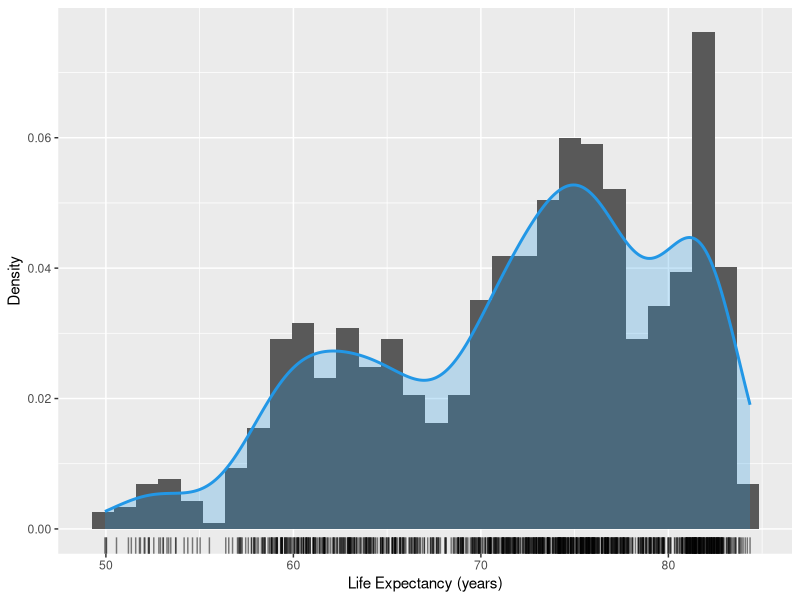
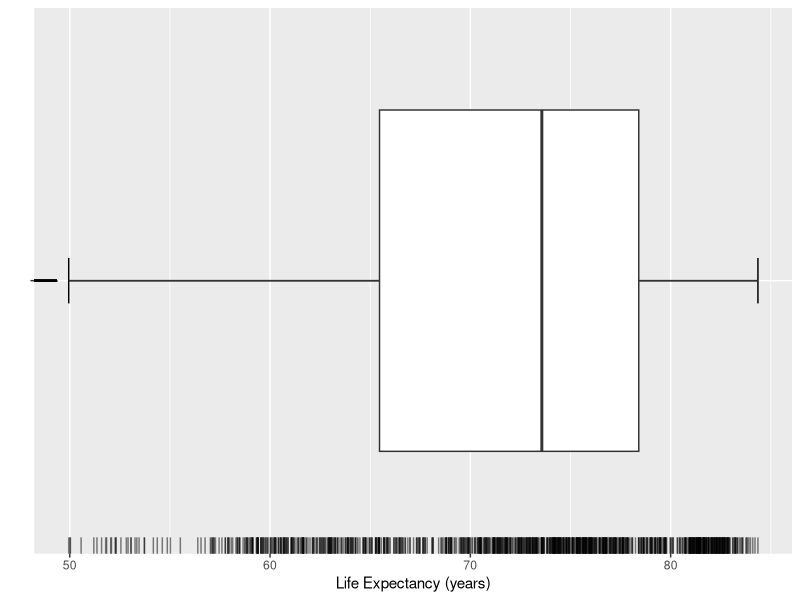
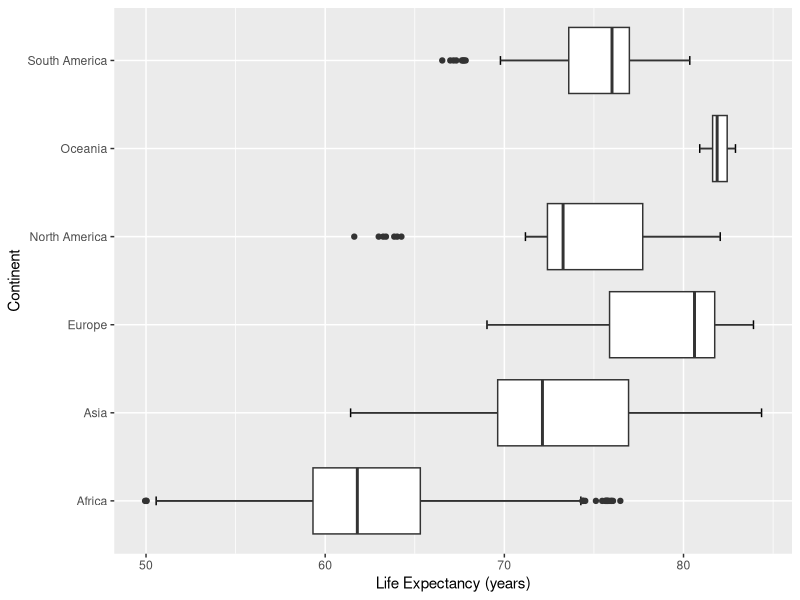
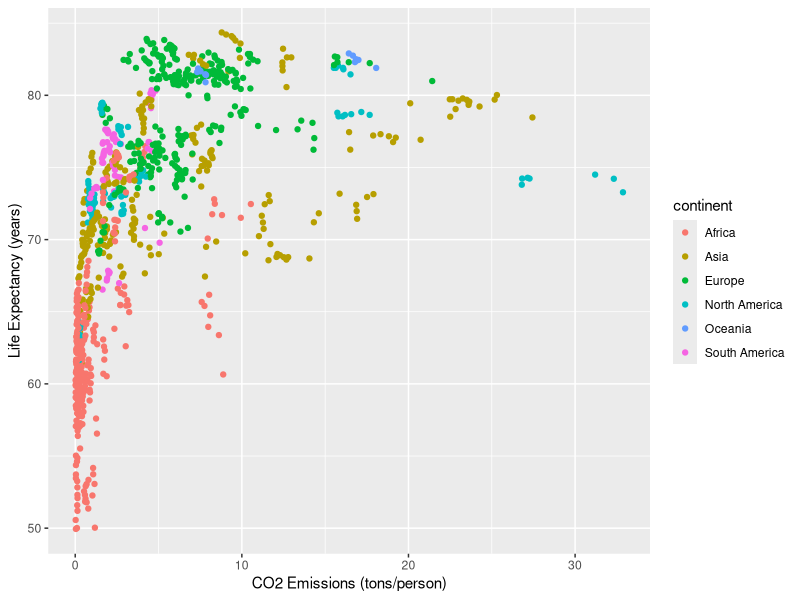
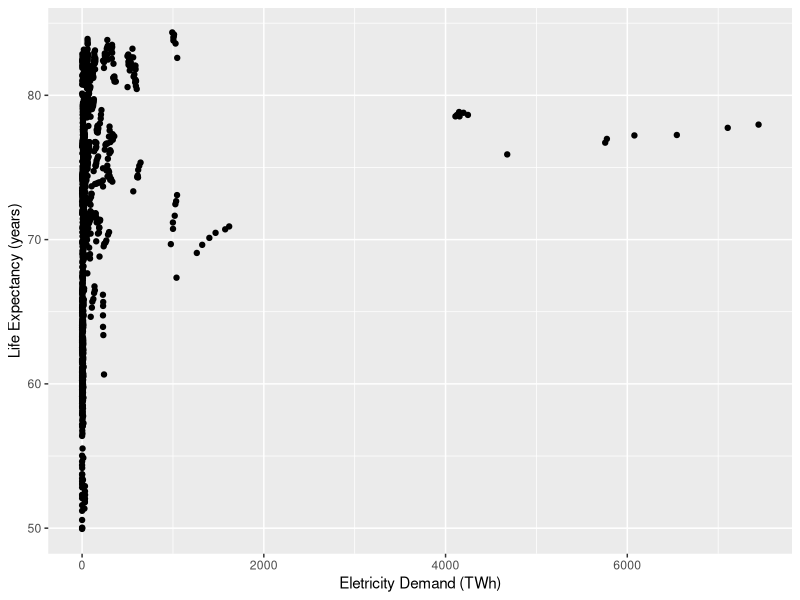
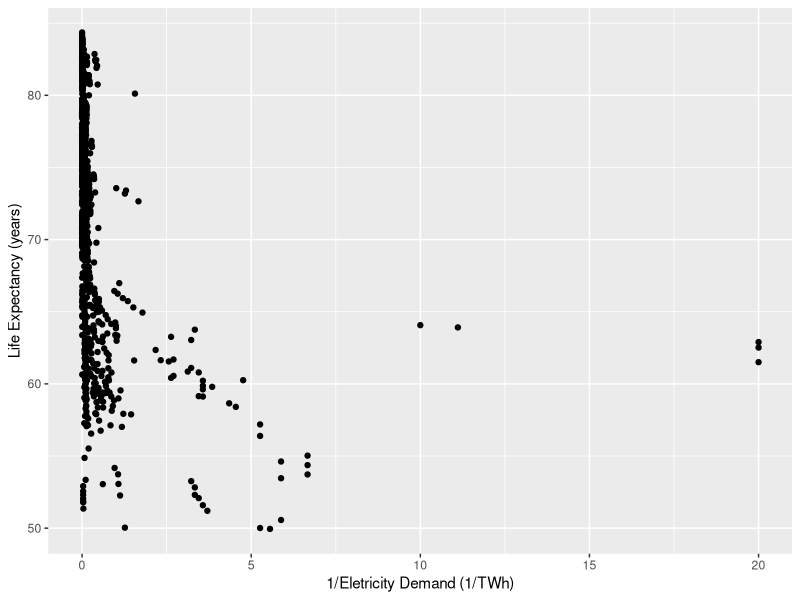
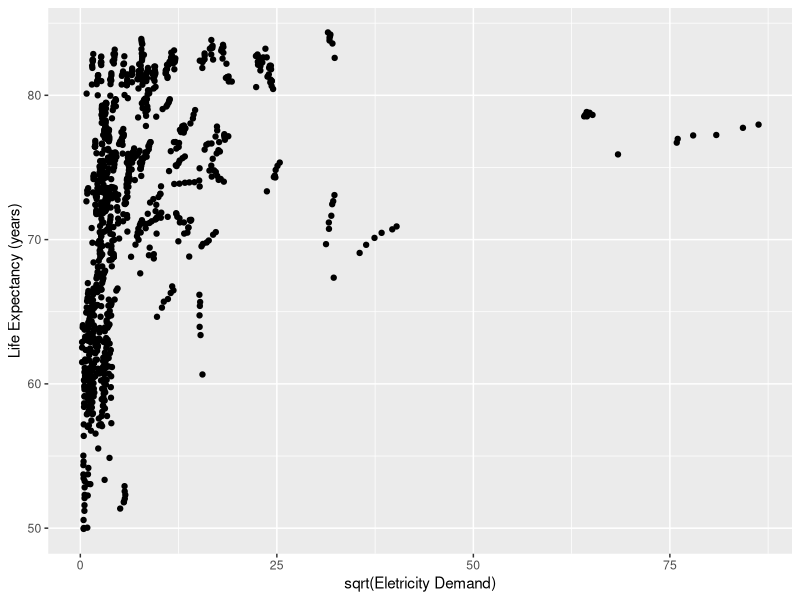
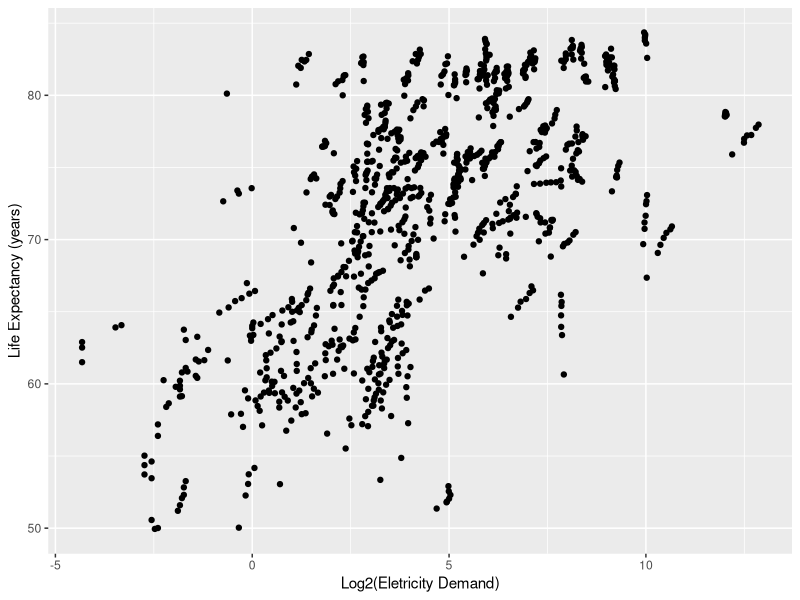

R code for these plots, in order: (Note: this script raises an error after producing the figures.)
## ---- chunk 1
library(tidyverse)
library(dplyr)
library(gridExtra)
library(lmtest)
library(MASS)
## ---- chunk 2
rm(list = ls())
owid <- read_delim("data/owid.csv", delim = ",", col_names = TRUE)
owid$continent <- as.factor(owid$continent)
summary(owid)
## ---- chunk 3
ggplot(owid, aes(x = life_expectancy)) +
    geom_histogram(aes(y = after_stat(density))) +
    geom_density(lwd = 1, colour = 4,
                 fill = 4, alpha = 0.25) +
    geom_rug(alpha = 0.5) +
    labs(x = "Life Expectancy (years)", y = "Density")
## ---- chunk 4
ggplot(owid, aes(x = life_expectancy, y = "")) +
    geom_errorbar(stat = "boxplot", width = 0.1) +
    geom_boxplot () +
    geom_rug(alpha = 0.5) +
    labs(y = "", x = "Life Expectancy (years)")
## ---- chunk 5
ggplot(owid, aes(x = life_expectancy, y = continent)) +
  geom_errorbar(stat = "boxplot", width = 0.1) +
  geom_boxplot() +
  labs(x = "Life Expectancy (years)", y = "Continent")
## ---- chunk 6
ggplot(owid, aes(y = life_expectancy, x = co2_emission_pc)) +
  geom_point(aes(color = continent)) +
  labs(y = "Life Expectancy (years)", x = "CO2 Emissions (tons/person)")
## ---- chunk 7
ggplot(owid, aes(y = life_expectancy, x = electricity_demand)) +
geom_point() +
labs(x = "Eletricity Demand (TWh)", y = "Life Expectancy (years)")
## ---- chunk 8
ggplot(owid, aes(y = life_expectancy, x = 1/electricity_demand)) +
geom_point() +
labs(x = "1/Eletricity Demand (1/TWh)", y = "Life Expectancy (years)")
## ---- chunk 9
ggplot(owid, aes(y = life_expectancy, x = sqrt(electricity_demand))) +
geom_point() +
labs(x = "sqrt(Eletricity Demand)", y = "Life Expectancy (years)")
## ---- chunk 10
ggplot(owid, aes(y = life_expectancy, x = log2(electricity_demand))) +
geom_point() +
labs(x = "Log2(Eletricity Demand)", y = "Life Expectancy (years)")
## ---- chunk 11
br_rls <- lm(happiness_cantril_ladder ~ birth_rate, data = owid)
dap_rls <- lm(happiness_cantril_ladder ~ deaths_air_pollution, data = owid)
es_rls <- lm(happiness_cantril_ladder ~ expected_schooling, data = owid)
le_rls <- lm(happiness_cantril_ladder ~ life_expectancy, data = owid)
## ---- chunk 12
ggplot(owid, aes(x = birth_rate, y = happiness_cantril_ladder)) +
  geom_point() +
  # adiciona reta de regressão estimada
  geom_smooth(method = lm, se = FALSE) + 
  labs(x = "Birth Rate (#/1K)", y = "Happiness Cantril Ladder")
## ---- chunk 13
ggplot(owid, aes(x = deaths_air_pollution, y = happiness_cantril_ladder)) +
  geom_point() +
  # adiciona reta de regressão estimada
  geom_smooth(method = lm, se = FALSE) + 
  labs(x = "Deaths Air Pollution (#/100K)", y = "Happiness Cantril Ladder")
## ---- chunk 14
ggplot(owid, aes(x = expected_schooling, y = happiness_cantril_ladder)) +
  geom_point() +
  # adiciona reta de regressão estimada
  geom_smooth(method = lm, se = FALSE) + 
  labs(x = "Expected Schoolling (years)", y = "Happiness Cantril Ladder")
## ---- chunk 15
ggplot(owid, aes(x = life_expectancy, y = happiness_cantril_ladder)) +
  geom_point() +
  # adiciona reta de regressão estimada
  geom_smooth(method = lm, se = FALSE) + 
  labs(x = "Life Expectancy (years)", y = "Happiness Cantril Ladder")
## ---- chunk 16
summary(br_rls)$sigma^2
summary(dap_rls)$sigma^2
summary(es_rls)$sigma^2
summary(le_rls)$sigma^2
## ---- chunk 17
summary(br_rls)$r.squared
summary(dap_rls)$r.squared
summary(es_rls)$r.squared
summary(le_rls)$r.squared
## ---- chunk 18
# África
africa <- owid[owid$continent == "Africa",]
africa_rls <- lm(happiness_cantril_ladder ~ deaths_air_pollution, data = africa)

# Ásia
asia <- owid[owid$continent == "Asia",]
asia_rls <- lm(happiness_cantril_ladder ~ deaths_air_pollution, data = asia)

# Europa
europe <- owid[owid$continent == "Europe",]
europe_rls <- lm(happiness_cantril_ladder ~ deaths_air_pollution, data = europe)

# North America
north_america <- owid[owid$continent == "North America",]
north_america_rls <- lm(happiness_cantril_ladder ~ deaths_air_pollution, data = north_america)

# Oceania
oceania <- owid[owid$continent == "Oceania",]
oceania_rls <- lm(happiness_cantril_ladder ~ deaths_air_pollution, data = oceania)

# South America
south_america <- owid[owid$continent == "South America",]
south_america_rls <- lm(happiness_cantril_ladder ~ deaths_air_pollution, data = south_america)

## ---- chunk 19
# Funcoes de regressao estimadas
africa_rls$coefficients
asia_rls$coefficients
europe_rls$coefficients
north_america_rls$coefficients
oceania_rls$coefficients
south_america_rls$coefficients
## ---- chunk 20
# África
summary(africa_rls)$sigma^2
# Ásia
summary(asia_rls)$sigma^2
# Europa
summary(europe_rls)$sigma^2
# North America
summary(north_america_rls)$sigma^2
# Oceania
summary(oceania_rls)$sigma^2
# South America
summary(south_america_rls)$sigma^2
## ---- chunk 21
# North America
confint(north_america_rls, level = 0.95)
# South America
confint(south_america_rls, level = 0.95)
## ---- chunk 22
# North America
predict(north_america_rls, newdata = data.frame(deaths_air_pollution = 50), interval = "confidence", level = 0.95)
# South America
predict(south_america_rls, newdata = data.frame(deaths_air_pollution = 50), interval = "confidence", level = 0.95)
## ---- chunk 23
# Novo valor de deaths_air_pollution
new_x <- data.frame(deaths_air_pollution = 50)
# North America
predict(north_america_rls, newdata = new_x, interval = "prediction", level = 0.95)
# South America
predict(south_america_rls, newdata = new_x, interval = "prediction", level = 0.95)
## ---- chunk 24
# Analise de regressao para a variavel de resposta happiness_cantril_ladder em funcao de gdp_pc
gdp_rls <- lm(happiness_cantril_ladder ~ gdp_pc, data = owid)

ggplot(owid, aes(x = gdp_pc, y = happiness_cantril_ladder)) +
  geom_point() +
  # adiciona reta de regressão estimada
  geom_smooth(method = lm, se = FALSE) + 
  labs(x = "gdp_pc", y = "Happiness Cantril Ladder")
## ---- chunk 25
gdp_rls_inv = lm(happiness_cantril_ladder ~ 1/gdp_pc, data = owid)
ggplot(owid, aes(x = 1/gdp_pc, y = happiness_cantril_ladder)) +
  geom_point() +
  # adiciona reta de regressão estimada
  geom_smooth(method = lm, se = FALSE) + 
  labs(x = "1/gdp_pc", y = "Happiness Cantril Ladder")
gdp_rls_log = lm(happiness_cantril_ladder ~ log10(gdp_pc), data = owid)
ggplot(owid, aes(x = log10(gdp_pc) , y = happiness_cantril_ladder)) +
  geom_point() +
  # adiciona reta de regressão estimada
  geom_smooth(method = lm, se = FALSE) + 
  labs(x = "log(gdp_pc)", y = "Happiness Cantril Ladder")

## ---- chunk 26
summary(gdp_rls)$sigma^2
summary(gdp_rls_inv)$sigma^2
summary(gdp_rls_log)$sigma^2

summary(gdp_rls)$r.squared
summary(gdp_rls_inv)$r.squared
summary(gdp_rls_log)$r.squared
## ---- chunk 27
summary(br_rls)
summary(dap_rls)
summary(es_rls)
summary(le_rls)
## ---- chunk 28
br_rls_data <- owid %>%
  mutate(fitted = br_rls$fit) %>%
  mutate(resid = br_rls$res)

# Gera gráficos dos resíduos: 
ggplot(br_rls_data, aes(x = fitted, y = resid)) +
  geom_point() +
  geom_hline(yintercept = 0, linetype = "dashed") +
  ggtitle("dados originais: modelo hcl ~ br") + 
  labs(y = "resíduos", x = "resposta ajustada (hcl)") 
ggplot(br_rls_data, aes(x = birth_rate, y = resid)) +
  geom_point() +
  geom_hline(yintercept = 0, linetype = "dashed") +
  ggtitle("dados originais: modelo hcl ~ br") + 
  labs(y = "resíduos", x = "variável explicativa (br)")
## ---- chunk 29
dap_rls_data <- owid %>%
  mutate(fitted = dap_rls$fit) %>%
  mutate(resid = dap_rls$res)

# Gera gráficos dos resíduos:
ggplot(dap_rls_data, aes(x = fitted, y = resid)) +
  geom_point() +
  geom_hline(yintercept = 0, linetype = "dashed") +
  ggtitle("dados originais: modelo hcl ~ dap") + 
  labs(y = "resíduos", x = "resposta ajustada (hcl)")
ggplot(dap_rls_data, aes(x = deaths_air_pollution, y = resid)) +
  geom_point() +
  geom_hline(yintercept = 0, linetype = "dashed") +
  ggtitle("dados originais: modelo hcl ~ dap") + 
  labs(y = "resíduos", x = "variável explicativa (dap)")
## ---- chunk 30
es_rls_data <- owid %>%
  mutate(fitted = es_rls$fit) %>%
  mutate(resid = es_rls$res)

# Gera gráficos dos resíduos:
ggplot(es_rls_data, aes(x = fitted, y = resid)) +
  geom_point() +
  geom_hline(yintercept = 0, linetype = "dashed") +
  ggtitle("dados originais: modelo hcl ~ es") + 
  labs(y = "resíduos", x = "resposta ajustada (hcl)")
ggplot(es_rls_data, aes(x = expected_schooling, y = resid)) +
  geom_point() +
  geom_hline(yintercept = 0, linetype = "dashed") +
  ggtitle("dados originais: modelo hcl ~ es") + 
  labs(y = "resíduos", x = "variável explicativa (es)")
## ---- chunk 31
le_rls_data <- owid %>%
  mutate(fitted = le_rls$fit) %>%
  mutate(resid = le_rls$res)

# Gera gráficos dos resíduos:
ggplot(le_rls_data, aes(x = fitted, y = resid)) +
  geom_point() +
  geom_hline(yintercept = 0, linetype = "dashed") +
  ggtitle("dados originais: modelo hcl ~ le") + 
  labs(y = "resíduos", x = "resposta ajustada (hcl)")
ggplot(le_rls_data, aes(x = life_expectancy, y = resid)) +
  geom_point() +
  geom_hline(yintercept = 0, linetype = "dashed") +
  ggtitle("dados originais: modelo hcl ~ le") + 
  labs(y = "resíduos", x = "variável explicativa (le)")
## ---- chunk 32
ggplot(br_rls_data, aes(x = fitted, y = abs(resid))) +
  geom_point() +
  geom_hline(yintercept = 0, linetype = "dashed") +
  ggtitle("dados originais: modelo hcl ~ br") +
  labs(y = "|resíduos|", x = "resposta ajustada (hcl)")
ggplot(br_rls_data, aes(x = birth_rate, y = abs(resid))) +
  geom_point() +
  geom_hline(yintercept = 0, linetype = "dashed") +
  ggtitle("dados originais: modelo hcl ~ br") +
  labs(y = "|resíduos|", x = "variável explicativa (br)")
## ---- chunk 33
# Teste de Breusch-Pagan
bptest(br_rls, ~ birth_rate, data = owid)
## ---- chunk 34
ggplot(dap_rls_data, aes(x = fitted, y = abs(resid))) +
  geom_point() +
  geom_hline(yintercept = 0, linetype = "dashed") +
  ggtitle("dados originais: modelo hcl ~ dap") +
  labs(y = "|resíduos|", x = "resposta ajustada (hcl)")
ggplot(dap_rls_data, aes(x = deaths_air_pollution, y = abs(resid))) +
  geom_point() +
  geom_hline(yintercept = 0, linetype = "dashed") +
  ggtitle("dados originais: modelo hcl ~ dap") +
  labs(y = "|resíduos|", x = "variável explicativa (dap)")
## ---- chunk 35
# Teste de Breusch-Pagan
bptest(dap_rls, ~ deaths_air_pollution, data = owid)
## ---- chunk 36
ggplot(es_rls_data, aes(x = fitted, y = abs(resid))) +
  geom_point() +
  geom_hline(yintercept = 0, linetype = "dashed") +
  ggtitle("dados originais: modelo hcl ~ es") +
  labs(y = "|resíduos|", x = "resposta ajustada (hcl)")
ggplot(es_rls_data, aes(x = expected_schooling, y = abs(resid))) +
  geom_point() +
  geom_hline(yintercept = 0, linetype = "dashed") +
  ggtitle("dados originais: modelo hcl ~ es") +
  labs(y = "|resíduos|", x = "variável explicativa (es)")
## ---- chunk 37
# Teste de Breusch-Pagan
bptest(es_rls, ~ expected_schooling, data = owid)
## ---- chunk 38
ggplot(le_rls_data, aes(x = fitted, y = abs(resid))) +
  geom_point() +
  geom_hline(yintercept = 0, linetype = "dashed") +
  ggtitle("dados originais: modelo hcl ~ le") +
  labs(y = "|resíduos|", x = "resposta ajustada (hcl)")
ggplot(le_rls_data, aes(x = life_expectancy, y = abs(resid))) +
  geom_point() +
  geom_hline(yintercept = 0, linetype = "dashed") +
  ggtitle("dados originais: modelo hcl ~ le") +
  labs(y = "|resíduos|", x = "variável explicativa (le)")
## ---- chunk 39
# Teste de Breusch-Pagan
bptest(le_rls, ~ life_expectancy, data = owid)
## ---- chunk 40
# criar nova coluna para os residuos semi-studentizados
br_rls_data <- br_rls_data %>%
  mutate(resid_ss = rstandard(br_rls))

# Gera gráficos dos resíduos semi-studentizados:
ggplot(br_rls_data, aes(x = fitted, y = resid_ss)) +
  geom_point() +
  geom_hline(yintercept = c(-4, -3, 0, 3, 4), 
             linetype = "dashed", 
             color = c("red", "orange", "black", "orange", "red") ) +
  ylim(-6, 6) +
  ggtitle("dados transformados: modelo hcl ~ br") +
  labs(y = "resíduos padronizados", x = "resposta ajustada (hcl)")
ggplot(br_rls_data, aes(x = birth_rate, y = resid_ss)) +
  geom_point() +
  geom_hline(yintercept = c(-4, -3, 0, 3, 4), 
             linetype = "dashed", 
             color = c("red", "orange", "black", "orange", "red") ) +
  ylim(-6, 6) +
  ggtitle("dados transformados: modelo hcl ~ br") +
  labs(y = "resíduos padronizados", x = "variável explicativa (br)")
## ---- chunk 41
# criar nova coluna para os residuos semi-studentizados
dap_rls_data <- dap_rls_data %>%
  mutate(resid_ss = rstandard(dap_rls))

# Gera gráficos dos resíduos semi-studentizados:
ggplot(dap_rls_data, aes(x = fitted, y = resid_ss)) +
  geom_point() +
  geom_hline(yintercept = c(-4, -3, 0, 3, 4), 
             linetype = "dashed", 
             color = c("red", "orange", "black", "orange", "red") ) +
  ylim(-6, 6) +
  ggtitle("dados transformados: modelo hcl ~ dap") +
  labs(y = "resíduos padronizados", x = "resposta ajustada (hcl)")
ggplot(dap_rls_data, aes(x = deaths_air_pollution, y = resid_ss)) +
  geom_point() +
  geom_hline(yintercept = c(-4, -3, 0, 3, 4), 
             linetype = "dashed", 
             color = c("red", "orange", "black", "orange", "red") ) +
  ylim(-6, 6) +
  ggtitle("dados transformados: modelo hcl ~ dap") +
  labs(y = "resíduos padronizados", x = "variável explicativa (dap)")
## ---- chunk 42
# criar nova coluna para os residuos semi-studentizados
es_rls_data <- es_rls_data %>%
  mutate(resid_ss = rstandard(es_rls))

# Gera gráficos dos resíduos semi-studentizados:
ggplot(es_rls_data, aes(x = fitted, y = resid_ss)) +
  geom_point() +
  geom_hline(yintercept = c(-4, -3, 0, 3, 4), 
             linetype = "dashed", 
             color = c("red", "orange", "black", "orange", "red") ) +
  ylim(-6, 6) +
  ggtitle("dados transformados: modelo hcl ~ es") +
  labs(y = "resíduos padronizados", x = "resposta ajustada (hcl)")
ggplot(es_rls_data, aes(x = expected_schooling, y = resid_ss)) +
  geom_point() +
  geom_hline(yintercept = c(-4, -3, 0, 3, 4), 
             linetype = "dashed", 
             color = c("red", "orange", "black", "orange", "red") ) +
  ylim(-6, 6) +
  ggtitle("dados transformados: modelo hcl ~ es") +
  labs(y = "resíduos padronizados", x = "variável explicativa (es)")
## ---- chunk 43
# criar nova coluna para os residuos semi-studentizados
le_rls_data <- le_rls_data %>%
  mutate(resid_ss = rstandard(le_rls))

# Gera gráficos dos resíduos semi-studentizados:
ggplot(le_rls_data, aes(x = fitted, y = resid_ss)) +
  geom_point() +
  geom_hline(yintercept = c(-4, -3, 0, 3, 4), 
             linetype = "dashed", 
             color = c("red", "orange", "black", "orange", "red") ) +
  ylim(-6, 6) +
  ggtitle("dados transformados: modelo hcl ~ le") +
  labs(y = "resíduos padronizados", x = "resposta ajustada (hcl)")
ggplot(le_rls_data, aes(x = life_expectancy, y = resid_ss)) +
  geom_point() +
  geom_hline(yintercept = c(-4, -3, 0, 3, 4), 
             linetype = "dashed", 
             color = c("red", "orange", "black", "orange", "red") ) +
  ylim(-6, 6) +
  ggtitle("dados transformados: modelo hcl ~ le") +
  labs(y = "resíduos padronizados", x = "variável explicativa (le)")
## ---- chunk 44
# Teste de Durbin-Watson
dwtest(br_rls, ~ birth_rate, data = owid)
## ---- chunk 45
# Teste de Durbin-Watson
dwtest(dap_rls, ~ deaths_air_pollution, data = owid)
## ---- chunk 46
# Teste de Durbin-Watson
dwtest(es_rls, ~ expected_schooling, data = owid)
## ---- chunk 47
# Teste de Durbin-Watson
dwtest(le_rls, ~ life_expectancy, data = owid)
## ---- chunk 48
# Teste de Shapiro-Wilk
shapiro.test(br_rls$res)
## ---- chunk 49
# Gráfico de probabilidade normal
qqnorm(br_rls$res)
qqline(br_rls$res)
## ---- chunk 50
# Histograma dos resíduos
ggplot(br_rls_data, aes(x = resid)) +
  geom_histogram(bins = 20) +
  ggtitle("dados originais: modelo hcl ~ br") +
  labs(y = "frequência", x = "resíduos")
## ---- chunk 51
# Teste de Shapiro-Wilk
shapiro.test(dap_rls$res)
## ---- chunk 52
# Gráfico de probabilidade normal
qqnorm(dap_rls$res)
qqline(dap_rls$res)
## ---- chunk 53
# Histograma dos resíduos
ggplot(dap_rls_data, aes(x = resid)) +
  geom_histogram(bins = 20) +
  ggtitle("dados originais: modelo hcl ~ dap") +
  labs(y = "frequência", x = "resíduos")
## ---- chunk 54
# Teste de Shapiro-Wilk
shapiro.test(es_rls$res)
## ---- chunk 55
# Gráfico de probabilidade normal
qqnorm(es_rls$res)
qqline(es_rls$res)
## ---- chunk 56
# Histograma dos resíduos
ggplot(es_rls_data, aes(x = resid)) +
  geom_histogram(bins = 20) +
  ggtitle("dados originais: modelo hcl ~ es") +
  labs(y = "frequência", x = "resíduos")
## ---- chunk 57
# Teste de Shapiro-Wilk
shapiro.test(le_rls$res)
## ---- chunk 58
# Gráfico de probabilidade normal
qqnorm(le_rls$res)
qqline(le_rls$res)
## ---- chunk 59
# Histograma dos resíduos
ggplot(le_rls_data, aes(x = resid)) +
  geom_histogram(bins = 20) +
  ggtitle("dados originais: modelo hcl ~ le") +
  labs(y = "frequência", x = "resíduos")
## ---- chunk 60
# Excluindo as observações
hcl_dap <- lm(happiness_cantril_ladder ~ deaths_air_pollution, data = slice(owid,-c(973, 974, 975)))

# Intervalos de previsão
predict(hcl_dap, newdata = data.frame(deaths_air_pollution = c(237, 234, 225)), interval = "prediction", level = 0.95)

## ---- chunk 61
africa_rls_data <- africa %>%
  mutate(fitted = africa_rls$fit) %>%
  mutate(resid = africa_rls$res)

# Gráficos dos resíduos: 
ggplot(africa_rls_data, aes(x = fitted, y = resid)) +
  geom_point() +
  geom_hline(yintercept = 0, linetype = "dashed") +
  labs(y = "resíduos", x = "resposta ajustada (Happiness Cantril Ladder)") 
ggplot(africa_rls_data, aes(x = deaths_air_pollution, y = resid)) +
  geom_point() +
  geom_hline(yintercept = 0, linetype = "dashed") +
  labs(y = "resíduos", x = "variável explicativa (Deaths Air Pollution)") 
## ---- chunk 62
ggplot(africa_rls_data, aes(x = fitted, y = abs(resid))) +
  geom_point() +
  geom_hline(yintercept = 0, linetype = "dashed") +
  labs(y = "|resíduos|", x = "resposta ajustada (Happiness Cantril Ladder)") 
ggplot(africa_rls_data, aes(x = deaths_air_pollution, y = abs(resid))) +
  geom_point() +
  geom_hline(yintercept = 0, linetype = "dashed") +
  labs(y = "|resíduos|", x = "variável explicativa (Deaths Air Pollution)") 
## ---- chunk 63
bptest(africa_rls, ~ deaths_air_pollution, data = africa)
## ---- chunk 64
africa_rls_data <- africa_rls_data %>%
  # resíduos padronizados
  mutate(resid_pad = rstandard(africa_rls))

# Gera gráficos dos resíduos padronizados:
ggplot(africa_rls_data, aes(x = fitted, y = resid_pad)) +
  geom_point() +
  geom_hline(yintercept = c(-4, -3, 0, 3, 4), 
             linetype = "dashed", 
             color = c("red", "orange", "black", "orange", "red") ) +
  ylim(-6, 6) +
  ggtitle("modelo happiness ~ air pollution") +
  labs(y = "resíduos padronizados", x = "resposta ajustada (Happiness Cantril Ladder)") 
ggplot(africa_rls_data, aes(x = deaths_air_pollution, y = resid_pad)) +
  geom_point() +
  geom_hline(yintercept = c(-4, -3, 0, 3, 4), 
             linetype = "dashed", 
             color = c("red", "orange", "black", "orange", "red") ) +
  ylim(-6, 6) +
  ggtitle("modelo happiness ~ air pollution") +
  labs(y = "resíduos padronizados", x = "variável explicativa (Deaths Air Pollution)") 
## ---- chunk 65
dwtest(africa_rls, ~ deaths_air_pollution, data = africa)
## ---- chunk 66
ggplot(africa_rls_data, aes(sample = resid_pad)) +
  stat_qq() + stat_qq_line() + 
  labs(y = "quantis amostrais", x = "quantis teóricos (dist. normal)") 

shapiro.test(africa_rls$res)
## ---- chunk 67
bc <- boxcox(lm(happiness_cantril_ladder ~ deaths_air_pollution, data = africa_rls_data), 
             lambda = seq(-2, 2, by = 0.1), plotit = TRUE)
lambda <- bc$x[which.max(bc$y)]
## ---- chunk 68
asia_rls_data <- asia %>%
  mutate(fitted = asia_rls$fit) %>%
  mutate(resid = asia_rls$res)

# Gráficos dos resíduos: 
ggplot(asia_rls_data, aes(x = fitted, y = resid)) +
  geom_point() +
  geom_hline(yintercept = 0, linetype = "dashed") +
  labs(y = "resíduos", x = "resposta ajustada (Happiness Cantril Ladder)") 
ggplot(asia_rls_data, aes(x = deaths_air_pollution, y = resid)) +
  geom_point() +
  geom_hline(yintercept = 0, linetype = "dashed") +
  labs(y = "resíduos", x = "variável explicativa (Deaths Air Pollution)") 
## ---- chunk 69
ggplot(asia_rls_data, aes(x = fitted, y = abs(resid))) +
  geom_point() +
  geom_hline(yintercept = 0, linetype = "dashed") +
  labs(y = "|resíduos|", x = "resposta ajustada (Happiness Cantril Ladder)") 
ggplot(asia_rls_data, aes(x = deaths_air_pollution, y = abs(resid))) +
  geom_point() +
  geom_hline(yintercept = 0, linetype = "dashed") +
  labs(y = "|resíduos|", x = "variável explicativa (Deaths Air Pollution)") 
## ---- chunk 70
bptest(asia_rls, ~ deaths_air_pollution, data = asia)
## ---- chunk 71
asia_rls_data <- asia_rls_data %>%
  # resíduos padronizados
  mutate(resid_pad = rstandard(asia_rls))

# Gera gráficos dos resíduos padronizados:
ggplot(asia_rls_data, aes(x = fitted, y = resid_pad)) +
  geom_point() +
  geom_hline(yintercept = c(-4, -3, 0, 3, 4), 
             linetype = "dashed", 
             color = c("red", "orange", "black", "orange", "red") ) +
  ylim(-6, 6) +
  ggtitle("modelo happiness ~ air pollution") +
  labs(y = "resíduos padronizados", x = "resposta ajustada (Happiness Cantril Ladder)") 
ggplot(asia_rls_data, aes(x = deaths_air_pollution, y = resid_pad)) +
  geom_point() +
  geom_hline(yintercept = c(-4, -3, 0, 3, 4), 
             linetype = "dashed", 
             color = c("red", "orange", "black", "orange", "red") ) +
  ylim(-6, 6) +
  ggtitle("modelo happiness ~ air pollution") +
  labs(y = "resíduos padronizados", x = "variável explicativa (Deaths Air Pollution)") 
## ---- chunk 72
dwtest(asia_rls, ~ deaths_air_pollution, data = asia)
## ---- chunk 73
ggplot(asia_rls_data, aes(sample = resid_pad)) +
  stat_qq() + stat_qq_line() + 
  labs(y = "quantis amostrais", x = "quantis teóricos (dist. normal)") 

shapiro.test(asia_rls$res)
## ---- chunk 74
bc <- boxcox(lm(happiness_cantril_ladder ~ deaths_air_pollution, data = asia_rls_data), 
             lambda = seq(-2, 2, by = 0.1), plotit = TRUE)
lambda <- bc$x[which.max(bc$y)]
## ---- chunk 75
asia_rls_bc_data <-  asia_rls_data %>%
  mutate(happiness_bc = sqrt(happiness_cantril_ladder))

asia_rls_bc <- lm(happiness_bc ~ deaths_air_pollution, data = asia_rls_bc_data)

summary(asia_rls_bc)
## ---- chunk 76
asia_rls_bc_data <- asia_rls_bc_data %>%
  mutate(fitted = asia_rls_bc$fit) %>%
  mutate(resid = asia_rls_bc$res)

# Gráficos dos resíduos: 
ggplot(asia_rls_bc_data, aes(x = fitted, y = resid)) +
  geom_point() +
  geom_hline(yintercept = 0, linetype = "dashed") +
  labs(y = "resíduos", x = "resposta ajustada (sqrt(Happiness Cantril Ladder))") 
ggplot(asia_rls_bc_data, aes(x = deaths_air_pollution, y = resid)) +
  geom_point() +
  geom_hline(yintercept = 0, linetype = "dashed") +
  labs(y = "resíduos", x = "variável explicativa (Deaths Air Pollution)") 
## ---- chunk 77
ggplot(asia_rls_bc_data, aes(x = fitted, y = abs(resid))) +
  geom_point() +
  geom_hline(yintercept = 0, linetype = "dashed") +
  labs(y = "|resíduos|", x = "resposta ajustada (sqrt(Happiness Cantril Ladder))") 
ggplot(asia_rls_bc_data, aes(x = deaths_air_pollution, y = abs(resid))) +
  geom_point() +
  geom_hline(yintercept = 0, linetype = "dashed") +
  labs(y = "|resíduos|", x = "variável explicativa (Deaths Air Pollution)") 
## ---- chunk 78
bptest(asia_rls_bc, ~ deaths_air_pollution, data = asia_rls_bc_data)
## ---- chunk 79
asia_rls_bc_data <- asia_rls_bc_data %>%
  # resíduos padronizados
  mutate(resid_pad = rstandard(asia_rls_bc))

# Gera gráficos dos resíduos padronizados:
ggplot(asia_rls_bc_data, aes(x = fitted, y = resid_pad)) +
  geom_point() +
  geom_hline(yintercept = c(-4, -3, 0, 3, 4), 
             linetype = "dashed", 
             color = c("red", "orange", "black", "orange", "red") ) +
  ylim(-6, 6) +
  ggtitle("modelo happiness ~ air pollution") +
  labs(y = "resíduos padronizados", x = "resposta ajustada (Happiness Cantril Ladder)") 
ggplot(asia_rls_bc_data, aes(x = deaths_air_pollution, y = resid_pad)) +
  geom_point() +
  geom_hline(yintercept = c(-4, -3, 0, 3, 4), 
             linetype = "dashed", 
             color = c("red", "orange", "black", "orange", "red") ) +
  ylim(-6, 6) +
  ggtitle("modelo happiness ~ air pollution") +
  labs(y = "resíduos padronizados", x = "variável explicativa (Deaths Air Pollution)") 
## ---- chunk 80
dwtest(asia_rls_bc, ~ deaths_air_pollution, data = asia_rls_bc_data)
## ---- chunk 81
ggplot(asia_rls_bc_data, aes(sample = resid_pad)) +
  stat_qq() + stat_qq_line() + 
  labs(y = "quantis amostrais", x = "quantis teóricos (dist. normal)") 

shapiro.test(asia_rls_bc$res)
## ---- chunk 82
europe_rls_data <- europe %>%
  mutate(fitted = europe_rls$fit) %>%
  mutate(resid = europe_rls$res)

# Gráficos dos resíduos: 
ggplot(europe_rls_data, aes(x = fitted, y = resid)) +
  geom_point() +
  geom_hline(yintercept = 0, linetype = "dashed") +
  labs(y = "resíduos", x = "resposta ajustada (Happiness Cantril Ladder)") 
ggplot(europe_rls_data, aes(x = deaths_air_pollution, y = resid)) +
  geom_point() +
  geom_hline(yintercept = 0, linetype = "dashed") +
  labs(y = "resíduos", x = "variável explicativa (Deaths Air Pollution)") 
## ---- chunk 83
ggplot(europe_rls_data, aes(x = fitted, y = abs(resid))) +
  geom_point() +
  geom_hline(yintercept = 0, linetype = "dashed") +
  labs(y = "|resíduos|", x = "resposta ajustada (Happiness Cantril Ladder)") 
ggplot(europe_rls_data, aes(x = deaths_air_pollution, y = abs(resid))) +
  geom_point() +
  geom_hline(yintercept = 0, linetype = "dashed") +
  labs(y = "|resíduos|", x = "variável explicativa (Deaths Air Pollution)") 
## ---- chunk 84
bptest(europe_rls, ~ deaths_air_pollution, data = europe)
## ---- chunk 85
europe_rls_data <- europe_rls_data %>%
  # resíduos padronizados
  mutate(resid_pad = rstandard(europe_rls))

# Gera gráficos dos resíduos padronizados:
ggplot(europe_rls_data, aes(x = fitted, y = resid_pad)) +
  geom_point() +
  geom_hline(yintercept = c(-4, -3, 0, 3, 4), 
             linetype = "dashed", 
             color = c("red", "orange", "black", "orange", "red") ) +
  ylim(-6, 6) +
  ggtitle("modelo happiness ~ air pollution") +
  labs(y = "resíduos padronizados", x = "resposta ajustada (Happiness Cantril Ladder)") 
ggplot(europe_rls_data, aes(x = deaths_air_pollution, y = resid_pad)) +
  geom_point() +
  geom_hline(yintercept = c(-4, -3, 0, 3, 4), 
             linetype = "dashed", 
             color = c("red", "orange", "black", "orange", "red") ) +
  ylim(-6, 6) +
  ggtitle("modelo happiness ~ air pollution") +
  labs(y = "resíduos padronizados", x = "variável explicativa (Deaths Air Pollution)") 
## ---- chunk 86
dwtest(europe_rls, ~ deaths_air_pollution, data = europe)
## ---- chunk 87
ggplot(europe_rls_data, aes(sample = resid_pad)) +
  stat_qq() + stat_qq_line() + 
  labs(y = "quantis amostrais", x = "quantis teóricos (dist. normal)") 

shapiro.test(europe_rls$res)
## ---- chunk 88
bc <- boxcox(lm(happiness_cantril_ladder ~ deaths_air_pollution, data = europe_rls_data), 
             lambda = seq(-2, 2, by = 0.1), plotit = TRUE)
lambda <- bc$x[which.max(bc$y)]
## ---- chunk 89
north_america_rls_data <- north_america %>%
  mutate(fitted = north_america_rls$fit) %>%
  mutate(resid = north_america_rls$res)

# Gráficos dos resíduos: 
ggplot(north_america_rls_data, aes(x = fitted, y = resid)) +
  geom_point() +
  geom_hline(yintercept = 0, linetype = "dashed") +
  labs(y = "resíduos", x = "resposta ajustada (Happiness Cantril Ladder)") 
ggplot(north_america_rls_data, aes(x = deaths_air_pollution, y = resid)) +
  geom_point() +
  geom_hline(yintercept = 0, linetype = "dashed") +
  labs(y = "resíduos", x = "variável explicativa (Deaths Air Pollution)") 
## ---- chunk 90
ggplot(north_america_rls_data, aes(x = fitted, y = abs(resid))) +
  geom_point() +
  geom_hline(yintercept = 0, linetype = "dashed") +
  labs(y = "|resíduos|", x = "resposta ajustada (Happiness Cantril Ladder)") 
ggplot(north_america_rls_data, aes(x = deaths_air_pollution, y = abs(resid))) +
  geom_point() +
  geom_hline(yintercept = 0, linetype = "dashed") +
  labs(y = "|resíduos|", x = "variável explicativa (Deaths Air Pollution)") 
## ---- chunk 91
bptest(north_america_rls, ~ deaths_air_pollution, data = north_america)
## ---- chunk 92
north_america_rls_data <- north_america_rls_data %>%
  # resíduos padronizados
  mutate(resid_pad = rstandard(north_america_rls))

# Gera gráficos dos resíduos padronizados:
ggplot(north_america_rls_data, aes(x = fitted, y = resid_pad)) +
  geom_point() +
  geom_hline(yintercept = c(-4, -3, 0, 3, 4), 
             linetype = "dashed", 
             color = c("red", "orange", "black", "orange", "red") ) +
  ylim(-6, 6) +
  ggtitle("modelo happiness ~ air pollution") +
  labs(y = "resíduos padronizados", x = "resposta ajustada (Happiness Cantril Ladder)") 
ggplot(north_america_rls_data, aes(x = deaths_air_pollution, y = resid_pad)) +
  geom_point() +
  geom_hline(yintercept = c(-4, -3, 0, 3, 4), 
             linetype = "dashed", 
             color = c("red", "orange", "black", "orange", "red") ) +
  ylim(-6, 6) +
  ggtitle("modelo happiness ~ air pollution") +
  labs(y = "resíduos padronizados", x = "variável explicativa (Deaths Air Pollution)") 
## ---- chunk 93
dwtest(north_america_rls, ~ deaths_air_pollution, data = north_america)
## ---- chunk 94
ggplot(north_america_rls_data, aes(sample = resid_pad)) +
  stat_qq() + stat_qq_line() + 
  labs(y = "quantis amostrais", x = "quantis teóricos (dist. normal)") 

shapiro.test(north_america_rls$res)
## ---- chunk 95
south_america_rls_data <- south_america %>%
  mutate(fitted = south_america_rls$fit) %>%
  mutate(resid = south_america_rls$res)

# Gráficos dos resíduos: 
ggplot(south_america_rls_data, aes(x = fitted, y = resid)) +
  geom_point() +
  geom_hline(yintercept = 0, linetype = "dashed") +
  labs(y = "resíduos", x = "resposta ajustada (Happiness Cantril Ladder)") 
ggplot(south_america_rls_data, aes(x = deaths_air_pollution, y = resid)) +
  geom_point() +
  geom_hline(yintercept = 0, linetype = "dashed") +
  labs(y = "resíduos", x = "variável explicativa (Deaths Air Pollution)") 
## ---- chunk 96
ggplot(south_america_rls_data, aes(x = fitted, y = abs(resid))) +
  geom_point() +
  geom_hline(yintercept = 0, linetype = "dashed") +
  labs(y = "|resíduos|", x = "resposta ajustada (Happiness Cantril Ladder)") 
ggplot(south_america_rls_data, aes(x = deaths_air_pollution, y = abs(resid))) +
  geom_point() +
  geom_hline(yintercept = 0, linetype = "dashed") +
  labs(y = "|resíduos|", x = "variável explicativa (Deaths Air Pollution)") 
## ---- chunk 97
bptest(south_america_rls, ~ deaths_air_pollution, data = south_america)
## ---- chunk 98
south_america_rls_data <- south_america_rls_data %>%
  # resíduos padronizados
  mutate(resid_pad = rstandard(south_america_rls))

# Gera gráficos dos resíduos padronizados:
ggplot(south_america_rls_data, aes(x = fitted, y = resid_pad)) +
  geom_point() +
  geom_hline(yintercept = c(-4, -3, 0, 3, 4), 
             linetype = "dashed", 
             color = c("red", "orange", "black", "orange", "red") ) +
  ylim(-6, 6) +
  ggtitle("modelo happiness ~ air pollution") +
  labs(y = "resíduos padronizados", x = "resposta ajustada (Happiness Cantril Ladder)") 
ggplot(south_america_rls_data, aes(x = deaths_air_pollution, y = resid_pad)) +
  geom_point() +
  geom_hline(yintercept = c(-4, -3, 0, 3, 4), 
             linetype = "dashed", 
             color = c("red", "orange", "black", "orange", "red") ) +
  ylim(-6, 6) +
  ggtitle("modelo happiness ~ air pollution") +
  labs(y = "resíduos padronizados", x = "variável explicativa (Deaths Air Pollution)") 
## ---- chunk 99
dwtest(south_america_rls, ~ deaths_air_pollution, data = south_america)
## ---- chunk 100
ggplot(south_america_rls_data, aes(sample = resid_pad)) +
  stat_qq() + stat_qq_line() + 
  labs(y = "quantis amostrais", x = "quantis teóricos (dist. normal)") 

shapiro.test(south_america_rls$res)
## ---- chunk 101
bc <- boxcox(lm(happiness_cantril_ladder ~ deaths_air_pollution, data = south_america_rls_data), 
             lambda = seq(-2, 2, by = 0.1), plotit = TRUE)
lambda <- bc$x[which.max(bc$y)]
## ---- chunk 102
oceania_rls_data <- oceania %>%
  mutate(fitted = oceania_rls$fit) %>%
  mutate(resid = oceania_rls$res)

# Gráficos dos resíduos: 
ggplot(oceania_rls_data, aes(x = fitted, y = resid)) +
  geom_point() +
  geom_hline(yintercept = 0, linetype = "dashed") +
  labs(y = "resíduos", x = "resposta ajustada (Happiness Cantril Ladder)") 
ggplot(oceania_rls_data, aes(x = deaths_air_pollution, y = resid)) +
  geom_point() +
  geom_hline(yintercept = 0, linetype = "dashed") +
  labs(y = "resíduos", x = "variável explicativa (Deaths Air Pollution)") 
## ---- chunk 103
ggplot(oceania_rls_data, aes(x = fitted, y = abs(resid))) +
  geom_point() +
  geom_hline(yintercept = 0, linetype = "dashed") +
  labs(y = "|resíduos|", x = "resposta ajustada (Happiness Cantril Ladder)") 
ggplot(oceania_rls_data, aes(x = deaths_air_pollution, y = abs(resid))) +
  geom_point() +
  geom_hline(yintercept = 0, linetype = "dashed") +
  labs(y = "|resíduos|", x = "variável explicativa (Deaths Air Pollution)") 
## ---- chunk 104
bptest(oceania_rls, ~ deaths_air_pollution, data = oceania)
## ---- chunk 105
oceania_rls_data <- oceania_rls_data %>%
  # resíduos padronizados
  mutate(resid_pad = rstandard(oceania_rls))

# Gera gráficos dos resíduos padronizados:
ggplot(oceania_rls_data, aes(x = fitted, y = resid_pad)) +
  geom_point() +
  geom_hline(yintercept = c(-4, -3, 0, 3, 4), 
             linetype = "dashed", 
             color = c("red", "orange", "black", "orange", "red") ) +
  ylim(-6, 6) +
  ggtitle("modelo happiness ~ air pollution") +
  labs(y = "resíduos padronizados", x = "resposta ajustada (Happiness Cantril Ladder)") 
ggplot(oceania_rls_data, aes(x = deaths_air_pollution, y = resid_pad)) +
  geom_point() +
  geom_hline(yintercept = c(-4, -3, 0, 3, 4), 
             linetype = "dashed", 
             color = c("red", "orange", "black", "orange", "red") ) +
  ylim(-6, 6) +
  ggtitle("modelo happiness ~ air pollution") +
  labs(y = "resíduos padronizados", x = "variável explicativa (Deaths Air Pollution)") 
## ---- chunk 106
dwtest(oceania_rls, ~ deaths_air_pollution, data = oceania)
## ---- chunk 107
ggplot(oceania_rls_data, aes(sample = resid_pad)) +
  stat_qq() + stat_qq_line() + 
  labs(y = "quantis amostrais", x = "quantis teóricos (dist. normal)") 

shapiro.test(oceania_rls$res)
## ---- chunk 108
bc <- boxcox(lm(happiness_cantril_ladder ~ deaths_air_pollution, data = oceania_rls_data), 
             lambda = seq(-2, 2, by = 0.1), plotit = TRUE)
lambda <- bc$x[which.max(bc$y)]
## ---- chunk 109
m1 <- lm(life_expectancy ~ birth_rate + expected_schooling + milk_consumption_pc, data = owid)
m2 <- lm(life_expectancy ~ log(gdp_pc) + no_water + urban_population_percent, data = owid)
## ---- chunk 110
selected_columns <- c("life_expectancy", "birth_rate", "expected_schooling", "milk_consumption_pc")
plot(owid[selected_columns])
cor(owid[selected_columns])
## ---- chunk 111
owid$log_gpd_pc <- log(owid$gdp_pc)
selected_columns <- c("life_expectancy", "log_gpd_pc", "no_water", "urban_population_percent")
plot(owid[,selected_columns])
cor(owid[,selected_columns])
## ---- chunk 112
# Modelo I
model1 <- lm(life_expectancy ~ birth_rate + expected_schooling + milk_consumption_pc, data = owid)

summary(model1)
## ---- chunk 113
# Modelo II

model2 <- lm(life_expectancy ~ log(gdp_pc) + no_water + urban_population_percent, data = owid)

summary(model2)
## ---- chunk 114
#| layout-ncol: 2

# Constrói tabela com dados do modelo I
m1_data <- owid %>%
  # inclui coluna com valores ajustados
  mutate(fitted = m1$fit) %>%
  mutate(resid = m1$res)

# Gera gráficos dos resíduos:
# Grafico: resid x resposta ajustada (yhat)
ggplot(m1_data, aes(x = fitted, y = resid)) +
  geom_point() +
  geom_hline(yintercept = 0, linetype = "dashed") +
  ggtitle("Gráfico de resíduos: modelo I") +
  labs(y = "resíduos", x = "resposta ajustada (life_expectancy)")

# Grafico: |resid| x resposta ajustada (yhat)
ggplot(m1_data, aes(x = fitted, y = abs(resid))) +
  geom_point() +
  geom_hline(yintercept = 0, linetype = "dashed") +
  ggtitle("Gráfico de resíduos absolutos: modelo I") +
  labs(y = "|resíduos|", x = "resposta ajustada (life_expectancy)")

## ---- chunk 115
#| layout-ncol: 2

# Constrói tabela com dados do modelo I
m2_data <- owid %>%
  # inclui coluna com valores ajustados
  mutate(fitted = m2$fit) %>%
  mutate(resid = m2$res)

# Gera gráficos dos resíduos:
# Grafico: resid x resposta ajustada (yhat)
ggplot(m2_data, aes(x = fitted, y = resid)) +
  geom_point() +
  geom_hline(yintercept = 0, linetype = "dashed") +
  ggtitle("Gráfico de resíduos: modelo II") +
  labs(y = "resíduos", x = "resposta ajustada (life_expectancy)")

# Grafico: |resid| x resposta ajustada (yhat)
ggplot(m2_data, aes(x = fitted, y = abs(resid))) +
  geom_point() +
  geom_hline(yintercept = 0, linetype = "dashed") +
  ggtitle("Gráfico de resíduos absolutos: modelo II") +
  labs(y = "|resíduos|", x = "resposta ajustada (life_expectancy)")

## ---- chunk 116
#| layout-ncol: 2
#| 
# Gráfico de quantis (para resíduos)
ggplot(m1_data, aes(sample = resid)) +
  stat_qq() + stat_qq_line() +
  labs(y = "quantis amostrais", x = "quantis teóricos (dist. normal)") +
  ggtitle("Gráfico de quantis (resíduos)")

# Gráfico de quantis (para resíduos semi-studentizados)
ggplot(m1_data, aes(sample = resid/sd(resid))) +
  stat_qq() + stat_qq_line() +
  labs(y = "quantis amostrais", x = "quantis teóricos (dist. normal)") +
  ggtitle("Gráfico de quantis (resíduos padronizados)")

## ---- chunk 117
#| layout-ncol: 2
#| 
# Gráfico de quantis (para resíduos)
ggplot(m2_data, aes(sample = resid)) +
  stat_qq() + stat_qq_line() +
  labs(y = "quantis amostrais", x = "quantis teóricos (dist. normal)") +
  ggtitle("Gráfico de quantis (resíduos)")

# Gráfico de quantis (para resíduos semi-studentizados)
ggplot(m2_data, aes(sample = resid/sd(resid))) +
  stat_qq() + stat_qq_line() +
  labs(y = "quantis amostrais", x = "quantis teóricos (dist. normal)") +
  ggtitle("Gráfico de quantis (resíduos padronizados)")

## ---- chunk 118
filter_owid <- owid %>% filter(year == 2015, continent != "Oceania")
filter_owid <- filter_owid[, c(1, 17, 18, 20, 21)]

summary(filter_owid)
## ---- chunk 119
plot(filter_owid)
## ---- chunk 120
ggplot(filter_owid, aes(y = life_expectancy, x = log(gdp_pc))) +
geom_point() +
labs(x = "log(GDP)", y = "Life Expectancy (years)")
## ---- chunk 121
filter_owid <- filter_owid %>% mutate(log_gdp_pc = log(gdp_pc))
filter_owid <- filter_owid[, c(1, 3, 4, 5, 6)]
summary(filter_owid)
## ---- chunk 122
cor(filter_owid$no_water, filter_owid$no_water^2)
cor(filter_owid$urban_population_percent, filter_owid$urban_population_percent^2)
cor(filter_owid$log_gdp_pc, filter_owid$log_gdp_pc^2)
## ---- chunk 123
filter_owid <- filter_owid %>%
  mutate(no_water_c = no_water - mean(no_water), 
         urban_population_c = urban_population_percent - mean(urban_population_percent),
         log_gdp_c = log_gdp_pc - mean(log_gdp_pc))

cor(filter_owid$no_water_c, filter_owid$no_water_c^2)
cor(filter_owid$urban_population_c, filter_owid$urban_population_c^2)
cor(filter_owid$log_gdp_c, filter_owid$log_gdp_c^2)
## ---- chunk 124
m_quant <- lm(life_expectancy ~ I(no_water_c^2) + I(urban_population_c^2) + I(log_gdp_c^2) + no_water_c * urban_population_c + no_water_c * log_gdp_c + urban_population_c * log_gdp_c, data = filter_owid)

# resumo do modelo 
summary(m_quant)
## ---- chunk 125
m_quant_red <- lm(life_expectancy ~  no_water_c + log_gdp_c, data = filter_owid)

summary(m_quant_red)
## ---- chunk 126
anova(m_quant_red, m_quant, test = "F")
## ---- chunk 127
m_quant_red <- lm(life_expectancy ~ urban_population_c + no_water_c * log_gdp_c, data = filter_owid)

summary(m_quant_red)
## ---- chunk 128
anova(m_quant_red, m_quant, test = "F")
## ---- chunk 129
# Constrói tabela com dados do modelo `m_quant_red`
owid_m_quant_red_data <- filter_owid %>%
  # inclui coluna com valores ajustados
  mutate(fitted = m_quant_red$fit) %>%
  mutate(resid = m_quant_red$res)

# Gera gráficos dos resíduos:
ggplot(owid_m_quant_red_data, aes(x = fitted, y = resid)) +
  geom_point() +
  geom_hline(yintercept = 0, linetype = "dashed") +
  ggtitle("gráfico de resíduos: modelo life_expectancy ~ urban_population_c + no_water_c * log_gdp_c") +
  labs(y = "resíduos", x = "resposta ajustada (life_expectancy)")
# Gráfico de quantis
ggplot(owid_m_quant_red_data, aes(sample = resid)) +
  stat_qq() + stat_qq_line() +
  ggtitle("gráfico de quantis normais") +
  labs(y = "quantis amostrais", x = "quantis teóricos (dist. normal)") 
## ---- chunk 130
# Teste de Homoscedasticidade de Breusch-Pagan
# Ho: sigma^2  = cte
# Ha: sigma^2 != cte

bptest(m_quant_red)

# Teste de Normalidade de Shapiro-Wilk
# Ho: normal
# Ha: não-normal

shapiro.test(owid_m_quant_red_data$resid)
## ---- chunk 131
bc <- boxcox(m_quant_red, 
             lambda = seq(-10, 10, by = 0.1), plotit = TRUE)
## ---- chunk 132
lambda <- bc$x[which.max(bc$y)]
## ---- chunk 133
filter_owid <-  filter_owid %>%
  mutate(life_expectancy_bc = life_expectancy^3)

bc_model <- lm(life_expectancy_bc ~ urban_population_c + no_water_c * log_gdp_c, data = filter_owid)

summary(bc_model)
## ---- chunk 134
# Constrói tabela com dados do modelo `m_quant_red`
owid_m_quant_red_data <- filter_owid %>%
  # inclui coluna com valores ajustados
  mutate(fitted = m_quant_red$fit) %>%
  mutate(resid = m_quant_red$res)

# Gera gráficos dos resíduos:
ggplot(owid_m_quant_red_data, aes(x = fitted, y = resid)) +
  geom_point() +
  geom_hline(yintercept = 0, linetype = "dashed") +
  ggtitle("gráfico de resíduos: modelo life_expectancy ~ urban_population_c + no_water_c * log_gdp_c") +
  labs(y = "resíduos", x = "resposta ajustada (life_expectancy)")
# Gráfico de quantis
ggplot(owid_m_quant_red_data, aes(sample = resid)) +
  stat_qq() + stat_qq_line() +
  ggtitle("gráfico de quantis normais") +
  labs(y = "quantis amostrais", x = "quantis teóricos (dist. normal)") 
## ---- chunk 135
# Teste de Homoscedasticidade de Breusch-Pagan
# Ho: sigma^2  = cte
# Ha: sigma^2 != cte

bptest(m_quant_red)

# Teste de Normalidade de Shapiro-Wilk
# Ho: normal
# Ha: não-normal

shapiro.test(owid_m_quant_red_data$resid)
## ---- chunk 136
m_quali <- lm(life_expectancy ~ urban_population_c + no_water_c * log_gdp_c + continent, data = filter_owid)

summary(m_quali)
## ---- chunk 137
anova(m_quali)
## ---- chunk 138
ggplot(filter_owid, aes(x = urban_population_c, y = life_expectancy)) +
  geom_point(aes(color = continent, shape = continent)) + 
  geom_smooth(aes(color = continent), method = "lm", se = FALSE) +
  ggtitle("`life_expectancy` x `urban_population_c`, para diferentes níveis de `continent`")
ggplot(filter_owid, aes(x = no_water_c, y = life_expectancy)) +
  geom_point(aes(color = continent, shape = continent)) + 
  geom_smooth(aes(color = continent), method = "lm", se = FALSE) +
  ggtitle("`life_expectancy` x `no_water_c`, para diferentes níveis de `continent`")
ggplot(filter_owid, aes(x = log_gdp_c, y = life_expectancy)) +
  geom_point(aes(color = continent, shape = continent)) + 
  geom_smooth(aes(color = continent), method = "lm", se = FALSE) +
  ggtitle("`life_expectancy` x `log_gdp_c`, para diferentes níveis de `continent`")
## ---- chunk 139
m_all <- lm(life_expectancy ~ no_water_c * log_gdp_c +  urban_population_c * continent + continent * no_water_c + log_gdp_c * continent, data = filter_owid)

summary(m_all)
## ---- chunk 140
anova(m_all)
## ---- chunk 141
anova(m_quali, m_all, test = "F")
